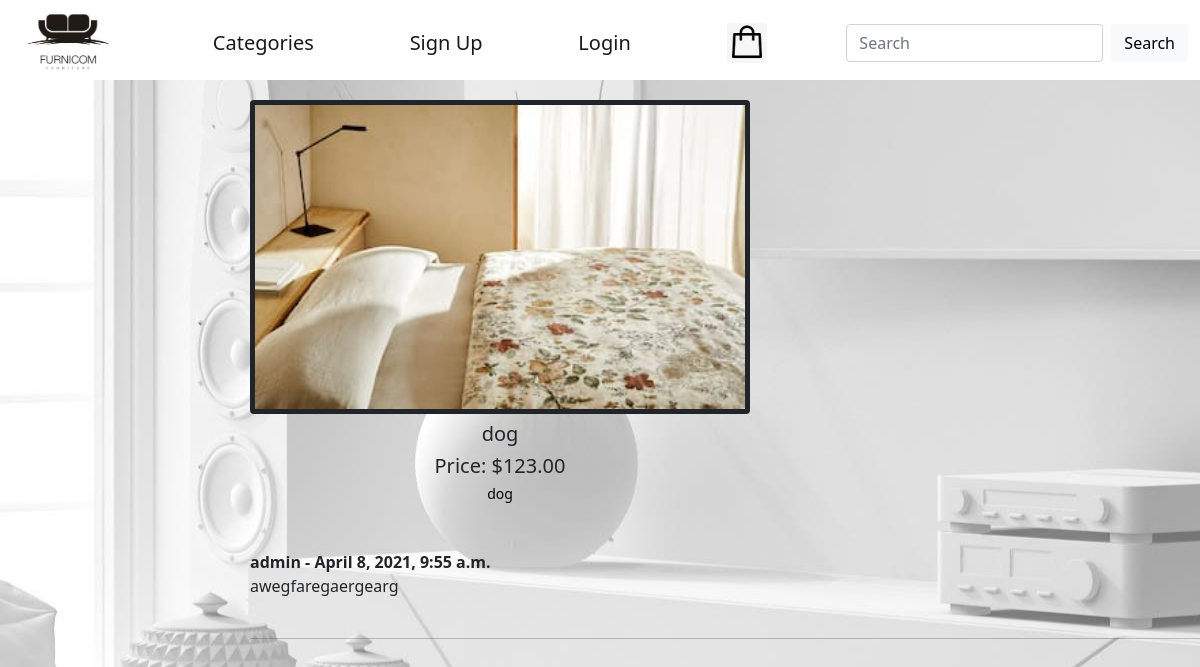
/product/17/, run on the app's committed database.
### product/models.py (models this page shows, shortened)
class Product(models.Model):
    STATUS_CHOICES = (
        ('in stock', 'In Stock'),
        ('out of stock', 'Out of Stock'),
        ('await', 'Awaiting')
    )
    name = models.CharField(max_length=100)
    description = models.TextField()
    price = models.DecimalField(max_digits=10,
                                decimal_places=2)
    image = models.ImageField(upload_to='products')
    category = models.ForeignKey(Category,
                                 on_delete=models.CASCADE,
                                 related_name='products')
    status = models.CharField(choices=STATUS_CHOICES,
                              max_length=20)
    class Meta:
        ordering = ['-id', ]

class Comment(models.Model):
    product = models.ForeignKey(Product, on_delete=models.CASCADE, related_name='product', verbose_name='Product')
    user = models.ForeignKey(User, on_delete=models.CASCADE, related_name='user', verbose_name='User')
    body = models.TextField()
    created = models.DateTimeField(auto_now_add=True)
    class Meta:
        ordering = ['-created']

### product/views.py (the view)
# urls.py: path('product/<int:product_id>/', ProductDetailView.as_view(),
class ProductDetailView(DetailView):
    model = Product
    template_name = 'product/detail.html'
    context_object_name = 'product'
    pk_url_kwarg = 'product_id'

### product/templates/product/detail.html (shortened to what this page needs)
{% extends 'base.html' %}
{% load static %}
{% block content %}
<div style="margin-top :20px; margin-left : 250px; " >
<figure style="text-align: center;" class="figure">
    <img style="width: 500px; height: auto; border: 5px solid;" src="{{ product.image.url }}" class="figure-img img-fluid rounded" alt="...">
    <h5 style="">{{ product.name }}</h5>
    <h5 style="">Price: ${{ product.price }}</h5>
    <h6 style="color: black;" class="figure-caption">{{ product.description }}</h6>
</figure>
<br/>
{% if not product.product.all %}
No comments yet...
{% if request.user.is_authenticated %}
<a href="{% url 'add_comment' product.id %}"> Add one</a>
{% endif %}
{% else %}
<br/>
{% for comment in product.product.all %}
<strong>
    {{ comment.user }} -
    {{ comment.created }}
</strong>
<br/>
{{ comment.body }}
<br/><br/>
<hr>
{% endfor %}
    {% endif %}
</div>
{% endblock %}

### data on the page
Product: image (picture), name "dog", price "123.00", description "dog"
Comment: user "admin", created "April 8, 2021, 9:55 a.m.", body "awegfaregaergearg"
